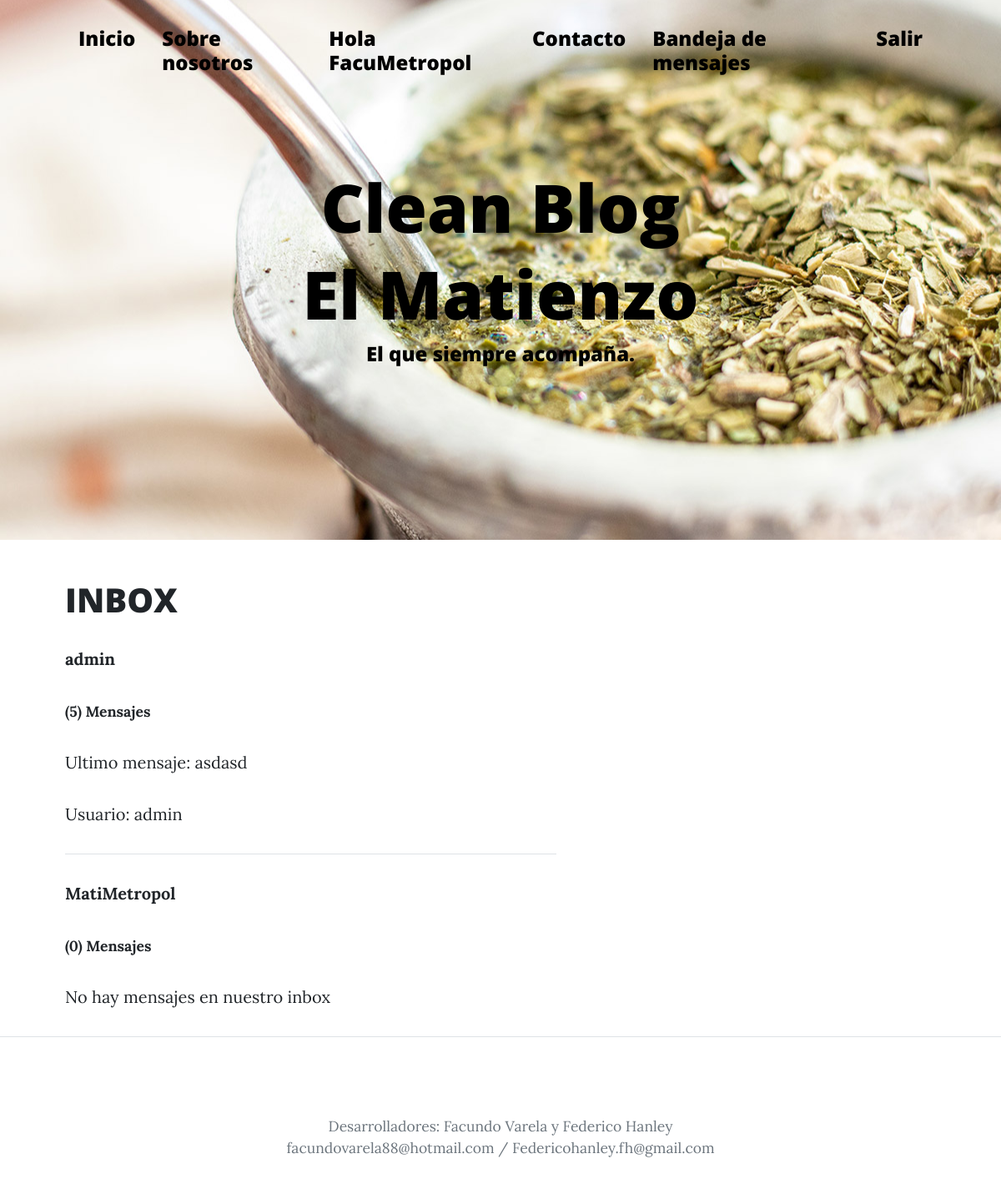
Screenshot of /Inbox (signed in) with the database file from the repository.
### DM/models.py (models this page shows)
class ModelBase(models.Model):
    id = models.UUIDField(default=uuid.uuid4, primary_key=True, db_index=True, editable=False)
    tiempo = models.DateTimeField(auto_now_add=True)
    actualizar = models.DateTimeField(auto_now=True)
    class Meta:
        abstract = True

class CanalUsuario(ModelBase):
    canal = models.ForeignKey('Canal', null=True, on_delete=models.SET_NULL)
    usuario = models.ForeignKey(User, on_delete=models.CASCADE)

class Canal(ModelBase):
    usuarios = models.ManyToManyField(User, blank=True, through=CanalUsuario)
    objects = CanalManager()

class CanalMensaje(ModelBase):
    canal = models.ForeignKey('Canal', on_delete=models.CASCADE)
    usuario = models.ForeignKey(User, on_delete=models.CASCADE)
    texto = models.TextField()

### DM/views.py (the view)
# urls.py: path('Inbox', Inbox.as_view(), name='Inbox'),
class Inbox(View):
    def get(self, request):
        inbox = Canal.objects.filter(canalusuario__usuario__in=[request.user.id])
        context = {'inbox':inbox}
        return render(request, 'AppPrueba/inbox.html', context)

### DM/models.py (called while the page is built)
    def get_queryset(self, *args, **kwargs):
        return CanalQuerySet(self.model, using=self._db)

### AppPrueba/templates/AppPrueba/inbox.html (shortened to what this page needs)
{% extends 'AppPrueba/index-inbox.html' %}
{% load static %}
{% block titulo %}
<h1 style="color:black">El Matienzo</h1>
{% endblock %}

### AppPrueba/templates/AppPrueba/index-inbox.html (shortened to what this page needs)
<!DOCTYPE html>
<html lang="en">
    <head>
        {% load static %}
        <link href='{% static "AppPrueba/css/styles.css" %}' rel="stylesheet" />
    </head>
    <body>
        <nav class="navbar navbar-expand-lg navbar-light" id="mainNav">
            <div class="container px-4 px-lg-5">
                <div class="collapse navbar-collapse" id="navbarResponsive">
                    <ul class="navbar-nav ms-auto py-4 py-lg-0">
                        <li class="nav-item"><h4><a style="color:black" class="nav-link px-lg-3 py-3 py-lg-4" href="{% url 'inicio' %}">Inicio</a></h4></li>
                        <li class="nav-item"><h4><a style="color:black" class="nav-link px-lg-3 py-3 py-lg-4" href="{% url 'about' %}">Sobre nosotros</a></h4></li>
                        {% if user.is_authenticated %}
                        <li class="nav-item"><h4><a style="color:black" class="nav-link px-lg-3 py-3 py-lg-4">Hola {{ user.username }}</a></h4></li>
                        <li class="nav-item"><h4><a style="color:black" class="nav-link px-lg-3 py-3 py-lg-4" href="{% url 'leerUsuarios' %}">Contacto</a></h4></li>
                        <li class="nav-item"><h4><a style="color:black" class="nav-link px-lg-3 py-3 py-lg-4" href="{% url 'Inbox' %}">Bandeja de mensajes</a></h4></li>
                        <li class="nav-item"><h4><a style="color:black" class="nav-link px-lg-3 py-3 py-lg-4" href="{% url 'logout' %}">Salir</a></h4></li>
                        {% else %}
                        <li class="nav-item"><h4><a style="color:black" class="nav-link px-lg-3 py-3 py-lg-4" href="{% url 'login' %}">Entrar</a></h4></li>
                        <li class="nav-item"><h4><a style="color:black" class="nav-link px-lg-3 py-3 py-lg-4" href="{% url 'register' %}">Registrarse</a></h4></li>
                        {% endif %}
                    </ul>
                </div>
            </div>
        </nav>
        <header class="masthead" style="background-image: url('{% static 'AppPrueba/assets/img/Matienzo.jpg' %}')">
            <div class="container position-relative px-4 px-lg-5">
                <div class="row gx-4 gx-lg-5 justify-content-center">
                    <div class="col-md-10 col-lg-8 col-xl-7">
                        <div class="site-heading">
                            <h1 style="color:black">Clean Blog</h1>
                            {% block titulo %}
                            {% endblock %}
                            <span style="color:black" class="subheading"><h4>El que siempre acompaña.</h4></span>
                        </div>
                    </div>
                </div>
            </div>
        </header>
        <div class="container px-4 px-lg-5">
            <div class="row gx-4 gx-lg-5 justify-content-flex-start">
                <div class="col-md-10 col-lg-8 col-xl-7">
                        {% if user.is_authenticated %}
                            <h1>INBOX</h1>
                            {% for inbox in inbox %}
                            <div class="div_inbox">
                                {% for second_user in inbox.canalusuario_set.all %}
                                    {% if second_user.usuario == request.user %}
                                    {% else %}
                                    <a href='{% url "DetailMs" second_user.usuario.username %}'>
                                        <p>
                                            <strong>{{second_user.usuario}}</strong>
                                        </p>
                                        <small>
                                            <strong>({{inbox.canalmensaje_set.count}}) Mensajes</strong>
                                        </small>
                                    </a>
                                    {% endif %}
                                {% endfor %}
                                {% if inbox.canalmensaje_set.count != 0 %}
                                    <div class="div_ms_inbox">
                                        {% with ultimo_mensaje=inbox.canalmensaje_set.last %}
                                            <p>
                                                Ultimo mensaje: {{ultimo_mensaje.texto}}
                                            </p>
                                            <p>
                                                Usuario: {{ultimo_mensaje.usuario}}
                                            </p>
                                            <hr class="my-4" />
                                        {% endwith %}
                                    </div>
                                {% else %}
                                        <p>
                                            No hay mensajes en nuestro inbox
                                        </p>
                                {% endif %}
                            </div>
                            {% empty %}
                            <h2>
                                Inbox vacio
                            </h2>
                            {% endfor %}
                        {% else %}
                        <strong>Ingresar para visualizar contenido </strong>
                        {% endif %}
                    </div>
                </div>
            </div>
        <footer class="border-top">
            <div class="container px-4 px-lg-5">
                <div class="row gx-4 gx-lg-5 justify-content-center">
                    <div class="col-md-10 col-lg-8 col-xl-7">
                        <ul class="list-inline text-center">
                        </ul>
                        <div class="small text-center text-muted">Desarrolladores: Facundo Varela y Federico Hanley</div>
                                    <div class="small text-center text-muted">facundovarela88@hotmail.com  /  Federicohanley.fh@gmail.com </div>
                    </div>
                </div>
            </div>
        </footer>
    </body>
</html>

### rows the page displays
Canal: canalmensaje_set.count "5", canalmensaje_set.last.texto "asdasd", canalmensaje_set.last.usuario "admin"
CanalUsuario: usuario "admin"
Canal: canalmensaje_set.count "0", shows "No hay mensajes en nuestro inbox"
CanalUsuario: usuario "MatiMetropol"

### other values shown
{{ user.username }} "FacuMetropol"
